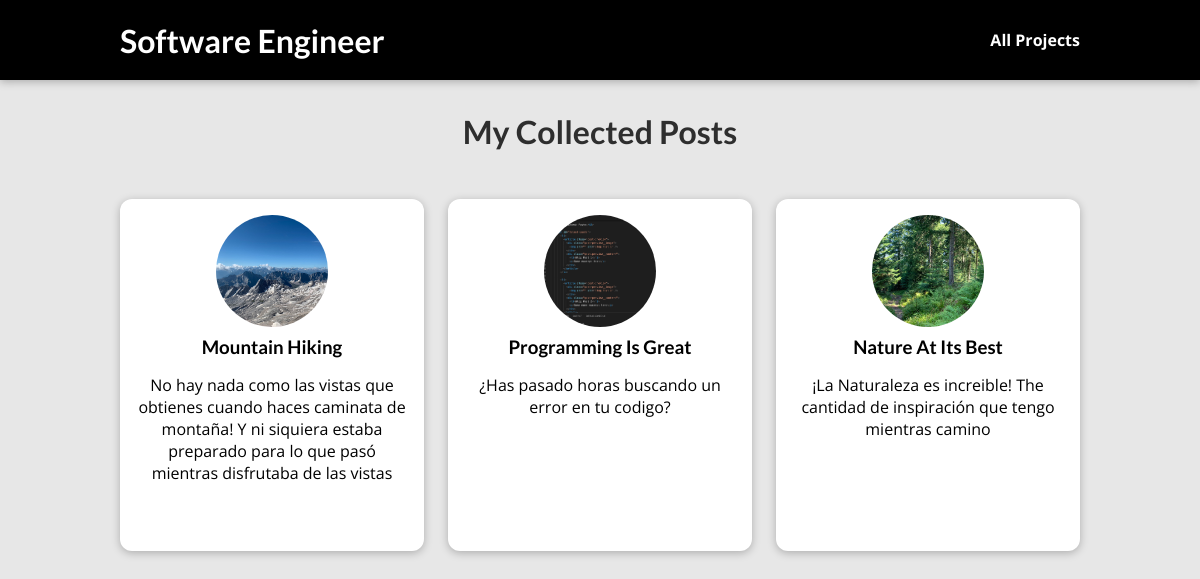
The page /posts on the database its author committed.
### blog/models.py (models this page shows, shortened)
class Post(models.Model):
    title=models.CharField(max_length=150)
    excerpt=models.CharField(max_length=500)
    image_name=models.CharField(max_length=100)
    date=models.DateField(auto_now=True)
    slug=models.SlugField(unique=True, db_index=True)
    content=models.TextField(validators=[MinLengthValidator(10)])
    author=models.ForeignKey(Author, on_delete=models.SET_NULL,null=True, related_name="posts")
    tags=models.ManyToManyField(Tag)

### blog/views.py (the view)
# urls.py: path("posts", views.posts, name="posts-page"),
def posts(request):
    all_posts=Post.objects.all().order_by("-date")
    return render(request, "blog/all-posts.html",{
        "all_posts":all_posts
    })

### blog/templates/blog/all-posts.html (shortened to what this page needs)
{% extends 'base.html' %}
{% load static %}
{% block css_files %}
<link rel="stylesheet" href="{% static 'blog/post.css' %}">
<link rel="stylesheet" href="{% static 'blog/all-posts.css' %}">
{% endblock %}
{% block content %}
    <section id="all-posts">
        <h2>My Collected Posts</h2>
        <ul>
          {% for post in all_posts %}
            {% include "blog/includes/post.html" %}
          {% endfor %}
        </ul>
    </section>
{% endblock %}

### blog/templates/blog/includes/post.html
{% load static %}
<li>
    <article class="post">
        <a href="{% url 'post-detail-page' post.slug %}">
            <img src="{% static 'blog/images/'|add:post.image_name %}" alt="{{post.title}}">
            <div class="post_content">
                <h3>{{post.title}}</h3>
                <p>{{post.excerpt}}</p>
            </div>
        </a>
    </article>
</li>

### static/app.css (style rules this page uses)
* { box-sizing: border-box; }
html { font-family: 'Open Sans', 'Lato', sans-serif; }
body { margin: 0; }
h1, h2, h3 { font-family: 'Lato', sans-serif; font-weight: bold; }

### blog/static/blog/post.css (style rules this page uses)
.post { display: flex; flex-direction: column; align-items: center; text-align: center; }
.post a { text-decoration: none; color: black; transition: all 0.2s ease; padding: 1rem; }
.post img { width: 5rem; height: 5rem; object-fit: cover; border-radius: 50%; }
.post h3 { margin: 0.25rem 0; }

### blog/static/blog/all-posts.css (style rules this page uses)
body { background-color: #e7e7e7; }
#all-posts { margin: 7rem auto; width: 90%; max-width: 60rem; }
#all-posts h2 { text-align: center; font-size: 2rem; color: #2e2e2e; margin: 3rem 0; }
ul { list-style: none; margin: 0; padding: 0; display: grid; grid-template-columns: repeat(auto-fill, minmax(17rem, 1fr)); gap: 1.5rem; }
.post img { width: 7rem; height: 7rem; }
.post a { height: 22rem; transform-origin: center; box-shadow: 0 2px 8px rgba(0, 0, 0, 0.25); border-radius: 12px; background-color: white; }

### rows shown on the page
Post: image_name (picture), title "Mountain Hiking", excerpt "No hay nada como las vistas que obtienes cuando haces caminata de montaña! Y ni siquiera estaba preparado para lo que pasó mientras disfrutaba de las vistas"
Post: image_name (picture), title "Programming Is Great", excerpt "¿Has pasado horas buscando un error en tu codigo?"
Post: image_name (picture), title "Nature At Its Best", excerpt "¡La Naturaleza es increible! The cantidad de inspiración que tengo mientras camino"
